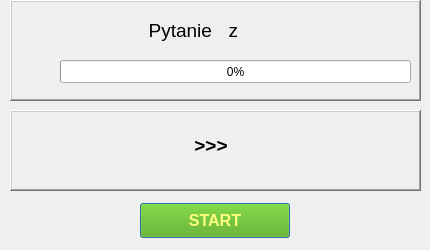
<?xml version="1.0" encoding="UTF-8"?>
<ui version="4.0">
 <class>widget</class>
 <widget class="QWidget" name="widget">
  <property name="geometry">
   <rect>
    <x>0</x>
    <y>0</y>
    <width>430</width>
    <height>250</height>
   </rect>
  </property>
  <property name="minimumSize">
   <size>
    <width>430</width>
    <height>250</height>
   </size>
  </property>
  <property name="maximumSize">
   <size>
    <width>430</width>
    <height>250</height>
   </size>
  </property>
  <property name="windowTitle">
   <string>Angielka - mówienie</string>
  </property>
  <widget class="QFrame" name="frame">
   <property name="geometry">
    <rect>
     <x>10</x>
     <y>0</y>
     <width>411</width>
     <height>101</height>
    </rect>
   </property>
   <property name="frameShape">
    <enum>QFrame::WinPanel</enum>
   </property>
   <property name="frameShadow">
    <enum>QFrame::Raised</enum>
   </property>
   <property name="lineWidth">
    <number>2</number>
   </property>
   <widget class="QWidget" name="horizontalLayoutWidget">
    <property name="geometry">
     <rect>
      <x>9</x>
      <y>10</y>
      <width>391</width>
      <height>41</height>
     </rect>
    </property>
    <layout class="QHBoxLayout" name="horizontalLayout">
     <item>
      <widget class="QLabel" name="label_2">
       <property name="font">
        <font>
         <pointsize>14</pointsize>
        </font>
       </property>
       <property name="text">
        <string>Pytanie</string>
       </property>
       <property name="alignment">
        <set>Qt::AlignRight|Qt::AlignTrailing|Qt::AlignVCenter</set>
       </property>
      </widget>
     </item>
     <item>
      <widget class="QLabel" name="pytanie_label">
       <property name="font">
        <font>
         <pointsize>14</pointsize>
        </font>
       </property>
       <property name="text">
        <string>  z  </string>
       </property>
       <property name="margin">
        <number>5</number>
       </property>
      </widget>
     </item>
    </layout>
   </widget>
   <widget class="QProgressBar" name="punkty_label">
    <property name="geometry">
     <rect>
      <x>50</x>
      <y>60</y>
      <width>351</width>
      <height>23</height>
     </rect>
    </property>
    <property name="value">
     <number>0</number>
    </property>
   </widget>
  </widget>
  <widget class="QFrame" name="frame_2">
   <property name="geometry">
    <rect>
     <x>10</x>
     <y>110</y>
     <width>411</width>
     <height>81</height>
    </rect>
   </property>
   <property name="frameShape">
    <enum>QFrame::WinPanel</enum>
   </property>
   <property name="frameShadow">
    <enum>QFrame::Raised</enum>
   </property>
   <property name="lineWidth">
    <number>2</number>
   </property>
   <widget class="QWidget" name="horizontalLayoutWidget_2">
    <property name="geometry">
     <rect>
      <x>0</x>
      <y>10</y>
      <width>401</width>
      <height>51</height>
     </rect>
    </property>
    <layout class="QHBoxLayout" name="horizontalLayout_2">
     <item>
      <widget class="QLabel" name="word_label">
       <property name="font">
        <font>
         <pointsize>14</pointsize>
         <bold>true</bold>
        </font>
       </property>
       <property name="text">
        <string/>
       </property>
       <property name="alignment">
        <set>Qt::AlignCenter</set>
       </property>
      </widget>
     </item>
     <item>
      <widget class="QLabel" name="label">
       <property name="minimumSize">
        <size>
         <width>50</width>
         <height>0</height>
        </size>
       </property>
       <property name="maximumSize">
        <size>
         <width>50</width>
         <height>16777215</height>
        </size>
       </property>
       <property name="font">
        <font>
         <pointsize>14</pointsize>
         <bold>true</bold>
        </font>
       </property>
       <property name="text">
        <string>&gt;&gt;&gt;</string>
       </property>
       <property name="alignment">
        <set>Qt::AlignCenter</set>
       </property>
      </widget>
     </item>
     <item>
      <widget class="QLabel" name="ans_label">
       <property name="font">
        <font>
         <pointsize>14</pointsize>
         <bold>true</bold>
        </font>
       </property>
       <property name="text">
        <string/>
       </property>
       <property name="alignment">
        <set>Qt::AlignCenter</set>
       </property>
      </widget>
     </item>
    </layout>
   </widget>
  </widget>
  <widget class="QWidget" name="horizontalLayoutWidget_3">
   <property name="geometry">
    <rect>
     <x>10</x>
     <y>190</y>
     <width>411</width>
     <height>61</height>
    </rect>
   </property>
   <layout class="QHBoxLayout" name="horizontalLayout_3">
    <item>
     <widget class="QPushButton" name="start_btn">
      <property name="minimumSize">
       <size>
        <width>150</width>
        <height>35</height>
       </size>
      </property>
      <property name="maximumSize">
       <size>
        <width>150</width>
        <height>35</height>
       </size>
      </property>
      <property name="font">
       <font>
        <pointsize>12</pointsize>
        <bold>true</bold>
       </font>
      </property>
      <property name="styleSheet">
       <string notr="true">background-color: rgb(85, 170, 0);
color: rgb(255, 255, 127);</string>
      </property>
      <property name="text">
       <string>START</string>
      </property>
      <property name="autoDefault">
       <bool>false</bool>
      </property>
      <property name="default">
       <bool>true</bool>
      </property>
     </widget>
    </item>
   </layout>
  </widget>
 </widget>
 <resources/>
 <connections/>
</ui>
